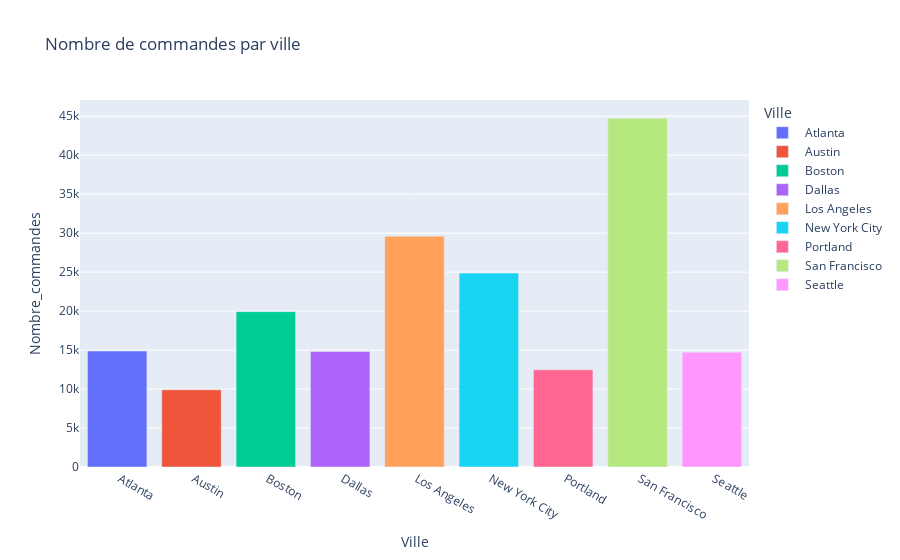

The cell this chart's notebook holds for it:
### Code cell
# Create a DataFrame from the ville_count series
ville_df = pd.DataFrame({
    'Ville': ville_count.index,
    'Nombre_commandes': ville_count.values
})

# Create the bar plot
fig = px.bar(ville_df, 
             x='Ville', 
             y='Nombre_commandes',
             title='Nombre de commandes par ville',
             color='Ville')

fig.show()

### Figure 1 — Plotly figure (JSON) as saved in the notebook; plotly's stock layout.template omitted (floating-point values rounded to 4 significant figures)
{"data": [{"hovertemplate": "Ville=%{x}<br>Nombre_commandes=%{y}<extra></extra>", "legendgroup": " Atlanta", "marker": {"color": "#636efa", "pattern": {"shape": ""}}, "name": " Atlanta", "orientation": "v", "showlegend": true, "textposition": "auto", "type": "bar", "x": [" Atlanta"], "xaxis": "x", "y": [14881], "yaxis": "y"}, {"hovertemplate": "Ville=%{x}<br>Nombre_commandes=%{y}<extra></extra>", "legendgroup": " Austin", "marker": {"color": "#EF553B", "pattern": {"shape": ""}}, "name": " Austin", "orientation": "v", "showlegend": true, "textposition": "auto", "type": "bar", "x": [" Austin"], "xaxis": "x", "y": [9905], "yaxis": "y"}, {"hovertemplate": "Ville=%{x}<br>Nombre_commandes=%{y}<extra></extra>", "legendgroup": " Boston", "marker": {"color": "#00cc96", "pattern": {"shape": ""}}, "name": " Boston", "orientation": "v", "showlegend": true, "textposition": "auto", "type": "bar", "x": [" Boston"], "xaxis": "x", "y": [19934], "yaxis": "y"}, {"hovertemplate": "Ville=%{x}<br>Nombre_commandes=%{y}<extra></extra>", "legendgroup": " Dallas", "marker": {"color": "#ab63fa", "pattern": {"shape": ""}}, "name": " Dallas", "orientation": "v", "showlegend": true, "textposition": "auto", "type": "bar", "x": [" Dallas"], "xaxis": "x", "y": [14820], "yaxis": "y"}, {"hovertemplate": "Ville=%{x}<br>Nombre_commandes=%{y}<extra></extra>", "legendgroup": " Los Angeles", "marker": {"color": "#FFA15A", "pattern": {"shape": ""}}, "name": " Los Angeles", "orientation": "v", "showlegend": true, "textposition": "auto", "type": "bar", "x": [" Los Angeles"], "xaxis": "x", "y": [29605], "yaxis": "y"}, {"hovertemplate": "Ville=%{x}<br>Nombre_commandes=%{y}<extra></extra>", "legendgroup": " New York City", "marker": {"color": "#19d3f3", "pattern": {"shape": ""}}, "name": " New York City", "orientation": "v", "showlegend": true, "textposition": "auto", "type": "bar", "x": [" New York City"], "xaxis": "x", "y": [24876], "yaxis": "y"}, {"hovertemplate": "Ville=%{x}<br>Nombre_commandes=%{y}<extra></extra>", "legendgroup": " Portland", "marker": {"color": "#FF6692", "pattern": {"shape": ""}}, "name": " Portland", "orientation": "v", "showlegend": true, "textposition": "auto", "type": "bar", "x": [" Portland"], "xaxis": "x", "y": [12465], "yaxis": "y"}, {"hovertemplate": "Ville=%{x}<br>Nombre_commandes=%{y}<extra></extra>", "legendgroup": " San Francisco", "marker": {"color": "#B6E880", "pattern": {"shape": ""}}, "name": " San Francisco", "orientation": "v", "showlegend": true, "textposition": "auto", "type": "bar", "x": [" San Francisco"], "xaxis": "x", "y": [44732], "yaxis": "y"}, {"hovertemplate": "Ville=%{x}<br>Nombre_commandes=%{y}<extra></extra>", "legendgroup": " Seattle", "marker": {"color": "#FF97FF", "pattern": {"shape": ""}}, "name": " Seattle", "orientation": "v", "showlegend": true, "textposition": "auto", "type": "bar", "x": [" Seattle"], "xaxis": "x", "y": [14732], "yaxis": "y"}], "layout": {"barmode": "relative", "legend": {"title": {"text": "Ville"}, "tracegroupgap": 0}, "title": {"text": "Nombre de commandes par ville"}, "xaxis": {"anchor": "y", "categoryarray": [" Atlanta", " Austin", " Boston", " Dallas", " Los Angeles", " New York City", " Portland", " San Francisco", " Seattle"], "categoryorder": "array", "domain": [0, 1], "title": {"text": "Ville"}}, "yaxis": {"anchor": "x", "domain": [0, 1], "title": {"text": "Nombre_commandes"}}}}
